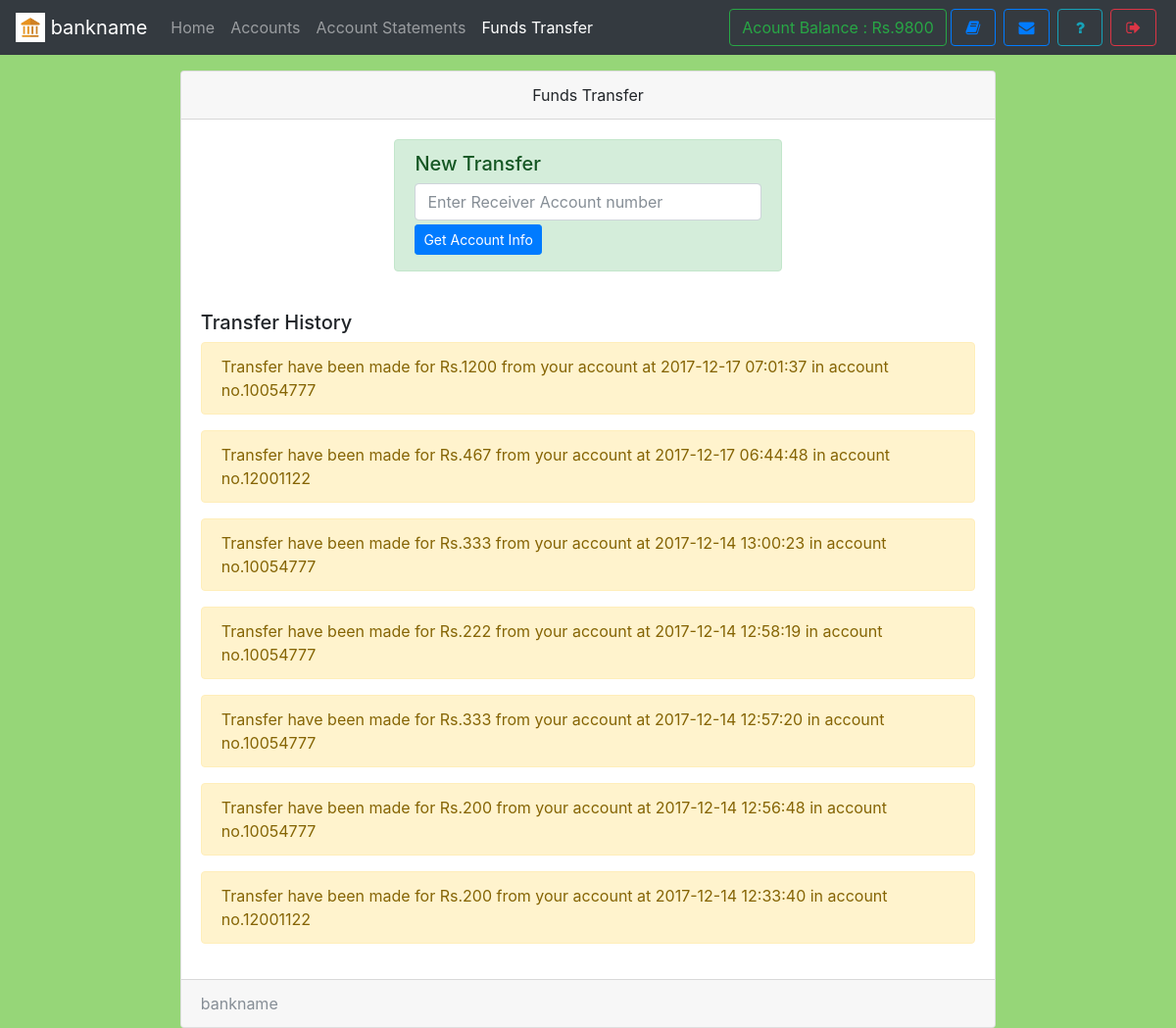
The app's page /transfer.php (signed in) with its own data.
### tables this page shows
CREATE TABLE `useraccounts` (
  `id` int(11) NOT NULL,
  `email` text NOT NULL,
  `password` text NOT NULL,
  `name` varchar(111) NOT NULL,
  `balance` varchar(111) NOT NULL,
  `cnic` varchar(111) NOT NULL,
  `number` varchar(111) NOT NULL,
  `city` varchar(111) NOT NULL,
  `address` varchar(111) NOT NULL,
  `source` varchar(111) NOT NULL,
  `accountNo` varchar(111) NOT NULL,
  `branch` varchar(111) NOT NULL,
  `accountType` varchar(111) NOT NULL,
  `date` timestamp NOT NULL DEFAULT CURRENT_TIMESTAMP
);

CREATE TABLE `transaction` (
  `transactionId` int(11) NOT NULL,
  `action` varchar(111) NOT NULL,
  `credit` varchar(111) NOT NULL,
  `debit` varchar(111) NOT NULL,
  `balance` varchar(111) NOT NULL,
  `beneId` varchar(111) NOT NULL,
  `other` varchar(111) NOT NULL,
  `userId` int(11) NOT NULL,
  `date` timestamp NOT NULL DEFAULT CURRENT_TIMESTAMP
);

### Bank Files/assets/db.php (called while the page is built, shortened)
<?php
    $con = new mysqli('localhost','root','','mybank');
    $ar = $con->query("select * from userAccounts,branch where id = '$_SESSION[userId]' AND userAccounts.branch = branch.branchId");
    $userData = $ar->fetch_assoc();
?>

### transfer.php (the view, shortened to what this page needs)
<!DOCTYPE html>
<html>
<head>
  <?php require 'assets/autoloader.php'; ?>
  <?php require 'assets/db.php'; ?>
  <?php require 'assets/function.php'; ?>
</head>
<body style="background:#96D678;background-size: 100%">
<nav class="navbar navbar-expand-lg navbar-dark bg-dark fixed-top">
 <a class="navbar-brand" href="#">
    <img src="images/logo.png" width="30" height="30" class="d-inline-block align-top" alt="">
   <?php echo bankname; ?>
  </a>
  <div class="collapse navbar-collapse" id="navbarSupportedContent">
    <ul class="navbar-nav mr-auto">
      <li class="nav-item ">
        <a class="nav-link " href="index.php">Home <span class="sr-only">(current)</span></a>
      </li>
      <li class="nav-item ">  <a class="nav-link" href="accounts.php">Accounts</a></li>
      <li class="nav-item ">  <a class="nav-link" href="statements.php">Account Statements</a></li>
      <li class="nav-item active">  <a class="nav-link" href="transfer.php">Funds Transfer</a></li>
    </ul>
    <?php include 'sideButton.php'; ?>
  </div>
</nav><br><br><br>
<div class="container">
  <div class="card  w-75 mx-auto">
  <div class="card-header text-center">
    Funds Transfer
  </div>
  <div class="card-body">
      <form method="POST">
          <div class="alert alert-success w-50 mx-auto">
            <h5>New Transfer</h5>
            <input type="text" name="otherNo" class="form-control " placeholder="Enter Receiver Account number" required>
            <button type="submit" name="get" class="btn btn-primary btn-bloc btn-sm my-1">Get Account Info</button>
          </div>
      </form>
    <br>
    <h5>Transfer History</h5>
    <?php
      $array = $con->query("select * from transaction where userId = '$userData[id]' AND action = 'transfer' order by date desc");
      if ($array ->num_rows > 0)
      {
         while ($row = $array->fetch_assoc())
         {
            if ($row['action'] == 'transfer')
            {
              echo "<div class='alert alert-warning'>Transfer have been made for  Rs.$row[debit] from your account at $row[date] in  account no.$row[other]</div>";
            }
         }
      }
      else
        echo "<div class='alert alert-info'>You have made no transfer yet.</div>";
    ?>
  </div>
  <div class="card-footer text-muted">
   <?php echo bankname ?>
  </div>
</div>
</div>
</body>
</html>

### sideButton.php
<form class="form-inline my-2 my-lg-0">
        <a href="" class="btn btn-outline-success" data-toggle="tooltip" title="Your current Account Balance">Acount Balance : Rs.<?php echo $userData['balance']; ?></a>
        <a href="accounts.php" data-toggle="tooltip" title="Account Summary" class="btn btn-outline-primary mx-1" ><i class="fa fa-book fa-fw"></i></a>
        <a href="notice.php" data-toggle="tooltip" title="View Notice" class="btn btn-outline-primary mx-1" ><i class="fa fa-envelope fa-fw"></i></a>
        <a href="feedback.php" data-toggle="tooltip" title="Help?" class="btn btn-outline-info mx-1" ><i class="fa fa-question fa-fw"></i></a>
        <a href="logout.php" data-toggle="tooltip" title="Logout" class="btn btn-outline-danger mx-1" ><i class="fa fa-sign-out fa-fw"></i></a>
</form>

### records on screen
useraccounts: balance "9800"
transaction: debit "1200", date "2017-12-17 07:01:37", other "10054777"
transaction: debit "467", date "2017-12-17 06:44:48", other "12001122"
transaction: debit "333", date "2017-12-14 13:00:23", other "10054777"
transaction: debit "222", date "2017-12-14 12:58:19", other "10054777"
transaction: debit "333", date "2017-12-14 12:57:20", other "10054777"
transaction: debit "200", date "2017-12-14 12:56:48", other "10054777"
transaction: debit "200", date "2017-12-14 12:33:40", other "12001122"

### other values on screen
bankname "bankname"
